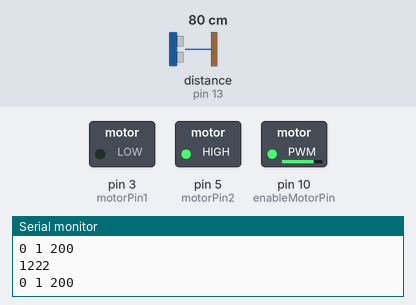
Recording of a sketch running on a simulated Arduino Uno, built with avr-gcc and run on an emulated ATmega328P. Parts: switched loads named in the sketch (green lamp = pin HIGH), the last lines printed to the serial monitor. Wiring (inferred from the names in the program): ultrasonic range finder: trigger pin 13; echo pin 13. The test bench sets the inputs (shaded band); at power-on: distance to the obstacle (sensor on pin 13) 80 cm. The echo pulse lasts 58.3 µs per cm.

Above: at 1.2 s.
1.3 s: distance to the obstacle (sensor on pin 13) set to 8 cm
2.8 s: distance to the obstacle (sensor on pin 13) set to 5 cm
At 3.3 s:
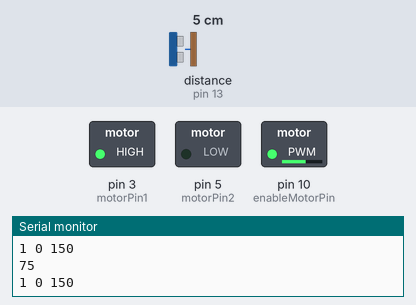
4.3 s: distance to the obstacle (sensor on pin 13) set to 9 cm
At 5.3 s:
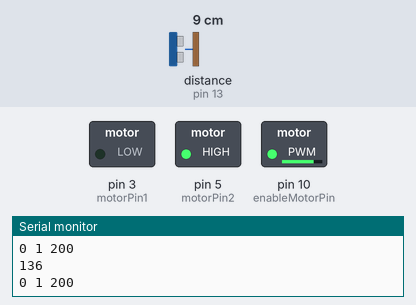
5.8 s: distance to the obstacle (sensor on pin 13) set to 2 cm
At 6.3 s:
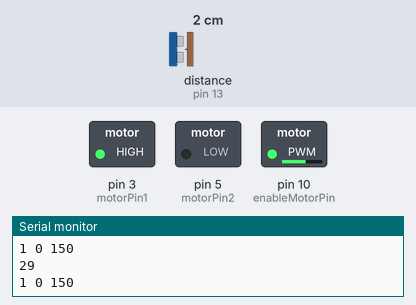
Timing chart, 0 to 8.3 s (numbered marks = the images above; inputs shaded):
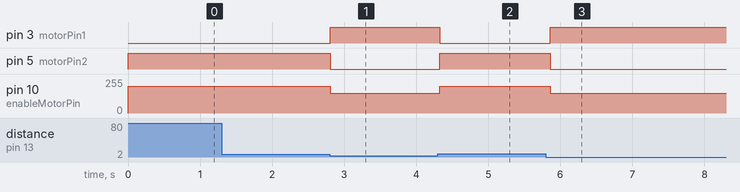

The sketch:

pinger_motor.ino
```cpp
int pinger = 13;
int timecount = 0;
int enableMotorPin = 10;
int motorPin1 = 3;
int motorPin2 = 5;


void setup() {
  Serial.begin(9600);
  pinMode(enableMotorPin, OUTPUT);
  pinMode(motorPin1, OUTPUT);
  pinMode(motorPin2, OUTPUT);
}

void loop() {


 timecount = 0;
 int
 val = 0;
 pinMode(pinger, OUTPUT); // Switch signalpin to output

  /* Send low-high-low pulse to activate the trigger pulse of the sensor
   * -------------------------------------------------------------------
   */

  digitalWrite(pinger, LOW); // Send low pulse
  delayMicroseconds(2); // Wait for 2 microseconds
  digitalWrite(pinger, HIGH); // Send high pulse
  delayMicroseconds(5); // Wait for 5 microseconds
  digitalWrite(pinger, LOW); // Holdoff


  /* Listening for echo pulse
   * -------------------------------------------------------------------
   */

  pinMode(pinger, INPUT); // Switch signalpin to input
  while(digitalRead(pinger) == LOW) {}// Loop until pin reads a high value
  val = digitalRead(pinger);

  int timecount = 0;

  while(digitalRead(pinger) == HIGH) { // Loop until pin reads a high value
    timecount++;
  }

  Serial.println(timecount);


  controlMotor(timecount);

}

void controlMotor(int val) {
  int a;
  int b;
  int s;

  if (val < 100) {
    a = HIGH;
    b = LOW;
    s = 150;
  } else {
    a = LOW;
    b = HIGH;
    s = 200;
  }
  drive(a,b,s);
  delay(100);

}

void drive(int a, int b,int s) {
  Serial.println(String(a) + " " + String(b) + " " + String(s));
   analogWrite(enableMotorPin, s );
   digitalWrite(motorPin1, a);
   digitalWrite(motorPin2, b);
}
```

Measured:
- the behaviour switches between 7 and 6 cm on distance to the obstacle (sensor on pin 13) (found by bisection; images 0 and 1)
- after the input at 2.8 s, pin 3 (motorPin1): LOW → HIGH at once; pin 5 (motorPin2): HIGH → LOW at once; pin 10 (enableMotorPin): 200/255 → 150/255 at once
- after the input at 4.3 s, pin 3 (motorPin1): HIGH → LOW at once; pin 5 (motorPin2): LOW → HIGH at once; pin 10 (enableMotorPin): 150/255 → 200/255 at once
- after the input at 5.8 s, pin 3 (motorPin1): LOW → HIGH after 0.06 s; pin 5 (motorPin2): HIGH → LOW after 0.06 s; pin 10 (enableMotorPin): 200/255 → 150/255 after 0.06 s
